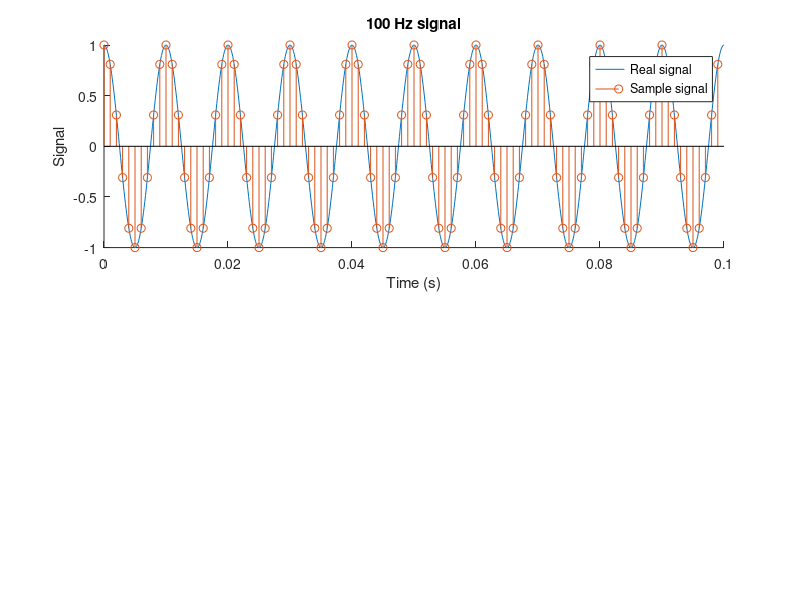

Source code (MATLAB): (Note: this script raises an error after producing the figure.)

epsilon = 1e-6;

% Lambda defines
sinusoide = @(t, f, phi)        cos(2*pi*f*t + phi);
muestreo_f = @(func, t)         struct('x', func(t), 't', t);
muestreo = @(func, t0, tf, Fs)  muestreo_f(func, t0:(1/Fs):tf-epsilon);

% Signal config
tf = 0.1;
freq = 100;
fs = 1/0.001;


% Plot results
figure;

% Signal plot
subplot(2,1,1);
title(sprintf('%d Hz signal', freq));
hold on;
xlim([0, tf]);
    
xa = @(t) sinusoide(t, freq, 0);
fplot(xa,[0,tf]);
xa_m = muestreo(xa, 0, tf, fs);
stem(xa_m.t, xa_m.x);

xlabel('Time (s)');
ylabel('Signal');
legend('Real signal', 'Sample signal')

% Freq. plot
[H, freq] = mi_freqresp(xa_m.x, fs);
subplot(2,1,2);
stem(freq, abs(H));

xlabel('Frequency (Hz)');
ylabel('Magnitude');

% Comentarios
% Como era de esperar, la DTFT solo tiene una respuesta a una frecuencia
% que es a 100 Hz, y al estar por debajo de mitad la frecuencia de
% muestreo, no hay ningún problema de manchado espectral y al coincidir con
% un valor exacto de resolución solo aparece en un único punto.
